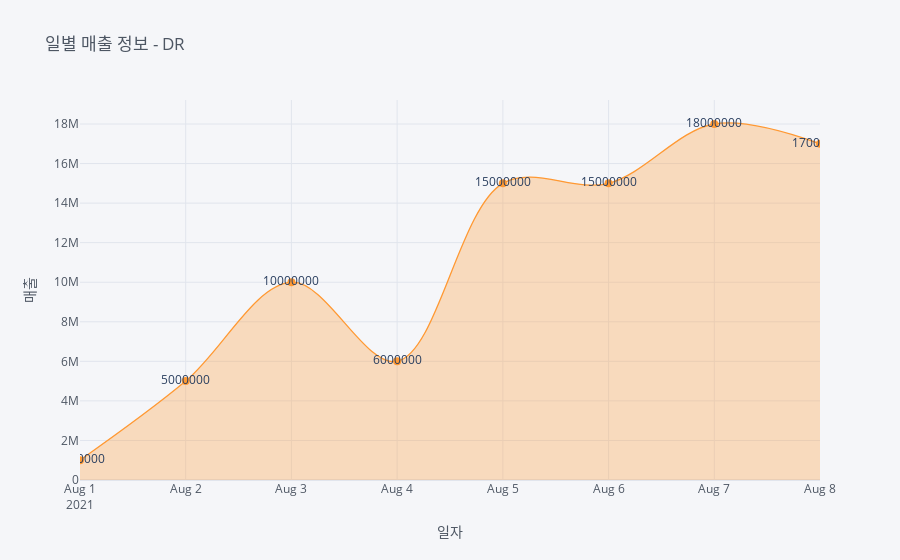

The code cell stored with this chart in its notebook:
### Code cell
@udf(returnType=StringType()) 
def addComma(column):
    return "{:,}".format(column)

# DR
_kind = 'line'
_dash = {'DR':'solid'}
_mode = {'DR':'lines+markers+text'}
_symbol = {'DR':'circle'}
_interpolation = {'DR':'spline'}
_size = 8
revenue = data.withColumn("datetime", to_date(col('DT'), 'yyyy-MM-dd')).drop("DT", "DAU", "PU", "ARPU", "ARPPU")
pdRevenue = revenue.toPandas().set_index('datetime') # .withColumn("DRC", addComma(col("DR")))
pdRevenue.iplot(kind=_kind, text='DR', title='일별 매출 정보 - DR', xTitle='일자', yTitle='매출', fill=True, \
                dash=_dash, mode=_mode, symbol=_symbol, interpolation=_interpolation, size=_size)

### Figure 1 — Plotly figure (JSON) as saved in the notebook; plotly's stock layout.template omitted (floating-point values rounded to 4 significant figures)
{"data": [{"fill": "tozeroy", "fillcolor": "rgba(255, 153, 51, 0.3)", "line": {"color": "rgba(255, 153, 51, 1.0)", "dash": "solid", "shape": "spline", "width": 1.3}, "marker": {"size": 8, "symbol": "circle"}, "mode": "lines+markers+text", "name": "DR", "text": [1000000, 5000000, 10000000, 6000000, 15000000, 15000000, 18000000, 17000000], "type": "scatter", "x": ["2021-08-01", "2021-08-02", "2021-08-03", "2021-08-04", "2021-08-05", "2021-08-06", "2021-08-07", "2021-08-08"], "y": [1000000, 5000000, 10000000, 6000000, 15000000, 15000000, 18000000, 17000000]}], "layout": {"autosize": true, "legend": {"bgcolor": "#F5F6F9", "font": {"color": "#4D5663"}}, "paper_bgcolor": "#F5F6F9", "plot_bgcolor": "#F5F6F9", "title": {"font": {"color": "#4D5663"}, "text": "일별 매출 정보 - DR"}, "xaxis": {"autorange": true, "gridcolor": "#E1E5ED", "range": ["2021-08-01", "2021-08-08"], "showgrid": true, "tickfont": {"color": "#4D5663"}, "title": {"font": {"color": "#4D5663"}, "text": "일자"}, "type": "date", "zerolinecolor": "#E1E5ED"}, "yaxis": {"autorange": true, "gridcolor": "#E1E5ED", "range": [0, 19520000.0], "showgrid": true, "tickfont": {"color": "#4D5663"}, "title": {"font": {"color": "#4D5663"}, "text": "매출"}, "type": "linear", "zerolinecolor": "#E1E5ED"}}}
